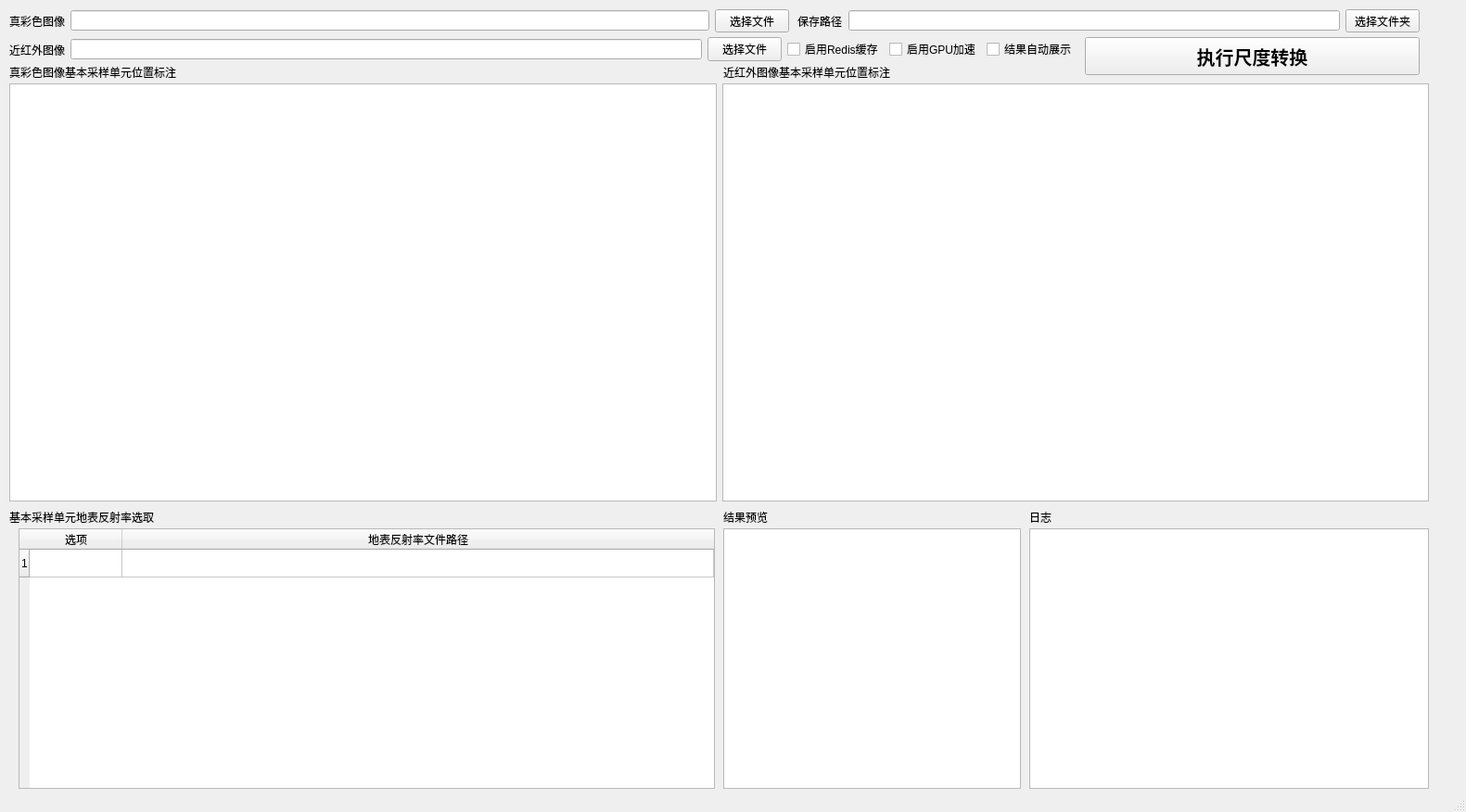
<?xml version="1.0" encoding="UTF-8"?>
<ui version="4.0">
 <class>MainWindow</class>
 <widget class="QMainWindow" name="MainWindow">
  <property name="geometry">
   <rect>
    <x>0</x>
    <y>0</y>
    <width>1581</width>
    <height>876</height>
   </rect>
  </property>
  <property name="windowTitle">
   <string>ResTransformer Scale Convertion Tool</string>
  </property>
  <property name="documentMode">
   <bool>false</bool>
  </property>
  <property name="unifiedTitleAndToolBarOnMac">
   <bool>false</bool>
  </property>
  <widget class="QWidget" name="centralwidget">
   <widget class="QWidget" name="layoutWidget">
    <property name="geometry">
     <rect>
      <x>860</x>
      <y>10</y>
      <width>671</width>
      <height>25</height>
     </rect>
    </property>
    <layout class="QHBoxLayout" name="horizontalLayout_4">
     <item>
      <widget class="QLabel" name="label_3">
       <property name="text">
        <string>保存路径</string>
       </property>
      </widget>
     </item>
     <item>
      <widget class="QLineEdit" name="lineEdit_3"/>
     </item>
     <item>
      <widget class="QPushButton" name="pushButton_3">
       <property name="text">
        <string>选择文件夹</string>
       </property>
      </widget>
     </item>
    </layout>
   </widget>
   <widget class="QLabel" name="label_4">
    <property name="geometry">
     <rect>
      <x>10</x>
      <y>70</y>
      <width>181</width>
      <height>16</height>
     </rect>
    </property>
    <property name="text">
     <string>真彩色图像基本采样单元位置标注</string>
    </property>
   </widget>
   <widget class="QLabel" name="label_5">
    <property name="geometry">
     <rect>
      <x>780</x>
      <y>70</y>
      <width>181</width>
      <height>16</height>
     </rect>
    </property>
    <property name="text">
     <string>近红外图像基本采样单元位置标注</string>
    </property>
   </widget>
   <widget class="QLabel" name="label_6">
    <property name="geometry">
     <rect>
      <x>10</x>
      <y>550</y>
      <width>161</width>
      <height>16</height>
     </rect>
    </property>
    <property name="text">
     <string>基本采样单元地表反射率选取</string>
    </property>
   </widget>
   <widget class="QTextBrowser" name="textBrowser">
    <property name="geometry">
     <rect>
      <x>1110</x>
      <y>570</y>
      <width>431</width>
      <height>281</height>
     </rect>
    </property>
   </widget>
   <widget class="QGraphicsView" name="graphicsView_3">
    <property name="geometry">
     <rect>
      <x>780</x>
      <y>570</y>
      <width>321</width>
      <height>281</height>
     </rect>
    </property>
   </widget>
   <widget class="QLabel" name="label_7">
    <property name="geometry">
     <rect>
      <x>780</x>
      <y>550</y>
      <width>51</width>
      <height>16</height>
     </rect>
    </property>
    <property name="text">
     <string>结果预览</string>
    </property>
   </widget>
   <widget class="QLabel" name="label_8">
    <property name="geometry">
     <rect>
      <x>1110</x>
      <y>550</y>
      <width>51</width>
      <height>16</height>
     </rect>
    </property>
    <property name="text">
     <string>日志</string>
    </property>
   </widget>
   <widget class="QTableWidget" name="tableWidget">
    <property name="geometry">
     <rect>
      <x>20</x>
      <y>570</y>
      <width>751</width>
      <height>281</height>
     </rect>
    </property>
    <property name="rowCount">
     <number>1</number>
    </property>
    <property name="columnCount">
     <number>2</number>
    </property>
    <attribute name="horizontalHeaderCascadingSectionResizes">
     <bool>false</bool>
    </attribute>
    <attribute name="horizontalHeaderShowSortIndicator" stdset="0">
     <bool>true</bool>
    </attribute>
    <attribute name="horizontalHeaderStretchLastSection">
     <bool>true</bool>
    </attribute>
    <row/>
    <column>
     <property name="text">
      <string>选项</string>
     </property>
    </column>
    <column>
     <property name="text">
      <string>地表反射率文件路径</string>
     </property>
    </column>
   </widget>
   <widget class="QWidget" name="layoutWidget">
    <property name="geometry">
     <rect>
      <x>10</x>
      <y>10</y>
      <width>841</width>
      <height>25</height>
     </rect>
    </property>
    <layout class="QHBoxLayout" name="horizontalLayout">
     <item>
      <widget class="QLabel" name="label">
       <property name="text">
        <string>真彩色图像</string>
       </property>
      </widget>
     </item>
     <item>
      <widget class="QLineEdit" name="lineEdit"/>
     </item>
     <item>
      <widget class="QPushButton" name="pushButton">
       <property name="text">
        <string>选择文件</string>
       </property>
      </widget>
     </item>
    </layout>
   </widget>
   <widget class="QWidget" name="layoutWidget">
    <property name="geometry">
     <rect>
      <x>10</x>
      <y>40</y>
      <width>1151</width>
      <height>27</height>
     </rect>
    </property>
    <layout class="QHBoxLayout" name="horizontalLayout_6">
     <item>
      <layout class="QHBoxLayout" name="horizontalLayout_2">
       <item>
        <widget class="QLabel" name="label_2">
         <property name="text">
          <string>近红外图像</string>
         </property>
        </widget>
       </item>
       <item>
        <widget class="QLineEdit" name="lineEdit_2"/>
       </item>
       <item>
        <widget class="QPushButton" name="pushButton_2">
         <property name="text">
          <string>选择文件</string>
         </property>
        </widget>
       </item>
      </layout>
     </item>
     <item>
      <layout class="QHBoxLayout" name="horizontalLayout_5">
       <item>
        <widget class="QCheckBox" name="checkBox">
         <property name="text">
          <string>启用Redis缓存</string>
         </property>
        </widget>
       </item>
       <item>
        <widget class="QCheckBox" name="checkBox_2">
         <property name="text">
          <string>启用GPU加速</string>
         </property>
        </widget>
       </item>
       <item>
        <widget class="QCheckBox" name="checkBox_3">
         <property name="text">
          <string>结果自动展示</string>
         </property>
        </widget>
       </item>
      </layout>
     </item>
    </layout>
   </widget>
   <widget class="QWidget" name="layoutWidget">
    <property name="geometry">
     <rect>
      <x>10</x>
      <y>90</y>
      <width>1531</width>
      <height>451</height>
     </rect>
    </property>
    <layout class="QHBoxLayout" name="horizontalLayout_3">
     <item>
      <widget class="QGraphicsView" name="graphicsView_2"/>
     </item>
     <item>
      <widget class="QGraphicsView" name="graphicsView"/>
     </item>
    </layout>
   </widget>
   <widget class="QPushButton" name="pushButton_4">
    <property name="geometry">
     <rect>
      <x>1170</x>
      <y>40</y>
      <width>361</width>
      <height>41</height>
     </rect>
    </property>
    <property name="font">
     <font>
      <family>黑体</family>
      <pointsize>15</pointsize>
      <weight>75</weight>
      <bold>true</bold>
     </font>
    </property>
    <property name="text">
     <string>执行尺度转换</string>
    </property>
   </widget>
  </widget>
  <widget class="QStatusBar" name="statusbar"/>
 </widget>
 <resources/>
 <connections/>
</ui>
